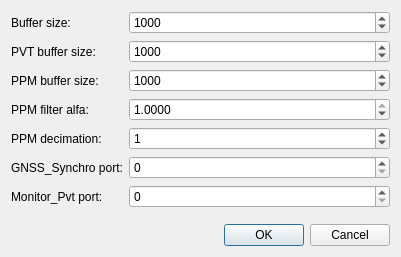
<?xml version="1.0" encoding="UTF-8"?>
<ui version="4.0">
 <class>PreferencesDialog</class>
 <widget class="QDialog" name="PreferencesDialog">
  <property name="geometry">
   <rect>
    <x>0</x>
    <y>0</y>
    <width>401</width>
    <height>257</height>
   </rect>
  </property>
  <property name="windowTitle">
   <string>Preferences</string>
  </property>
  <layout class="QVBoxLayout" name="verticalLayout">
   <item>
    <layout class="QFormLayout" name="formLayout">
     <item row="6" column="0">
      <widget class="QLabel" name="port_gnss_synchro_label">
       <property name="text">
        <string>GNSS_Synchro port:</string>
       </property>
      </widget>
     </item>
     <item row="6" column="1">
      <widget class="QSpinBox" name="port_gnss_synchro_spinBox">
       <property name="maximum">
        <number>65535</number>
       </property>
       <property name="value">
        <number>0</number>
       </property>
      </widget>
     </item>
     <item row="0" column="0">
      <widget class="QLabel" name="buffer_size_label">
       <property name="text">
        <string>Buffer size:</string>
       </property>
      </widget>
     </item>
     <item row="0" column="1">
      <widget class="QSpinBox" name="buffer_size_spinBox">
       <property name="maximum">
        <number>10000</number>
       </property>
       <property name="value">
        <number>1000</number>
       </property>
      </widget>
     </item>
     <item row="7" column="0">
      <widget class="QLabel" name="port_monitor_pvt_label">
       <property name="text">
        <string>Monitor_Pvt port:</string>
       </property>
      </widget>
     </item>
     <item row="7" column="1">
      <widget class="QSpinBox" name="port_monitor_pvt_spinBox">
       <property name="maximum">
        <number>65535</number>
       </property>
      </widget>
     </item>
     <item row="1" column="1">
      <widget class="QSpinBox" name="pvt_buffer_size_spinBox">
       <property name="maximum">
        <number>10000</number>
       </property>
       <property name="value">
        <number>1000</number>
       </property>
      </widget>
     </item>
     <item row="1" column="0">
      <widget class="QLabel" name="pvt_buffer_size_label">
       <property name="text">
        <string>PVT buffer size:</string>
       </property>
      </widget>
     </item>
     <item row="3" column="0">
      <widget class="QLabel" name="ppm_buffer_size_label">
       <property name="text">
        <string>PPM buffer size:</string>
       </property>
      </widget>
     </item>
     <item row="3" column="1">
      <widget class="QSpinBox" name="ppm_buffer_size_spinBox">
       <property name="maximum">
        <number>10000</number>
       </property>
       <property name="value">
        <number>1000</number>
       </property>
      </widget>
     </item>
     <item row="4" column="0">
      <widget class="QLabel" name="ppm_filter_label">
       <property name="text">
        <string>PPM filter alfa:</string>
       </property>
      </widget>
     </item>
     <item row="4" column="1">
      <widget class="QDoubleSpinBox" name="ppm_filter_doubleSpinBox">
       <property name="decimals">
        <number>4</number>
       </property>
       <property name="minimum">
        <double>0.000100000000000</double>
       </property>
       <property name="maximum">
        <double>1.000000000000000</double>
       </property>
       <property name="singleStep">
        <double>0.000100000000000</double>
       </property>
       <property name="value">
        <double>1.000000000000000</double>
       </property>
      </widget>
     </item>
     <item row="5" column="0">
      <widget class="QLabel" name="ppm_decim_label">
       <property name="text">
        <string>PPM decimation:</string>
       </property>
      </widget>
     </item>
     <item row="5" column="1">
      <widget class="QSpinBox" name="ppm_decim_spinBox">
       <property name="maximum">
        <number>10000</number>
       </property>
       <property name="value">
        <number>1</number>
       </property>
      </widget>
     </item>
    </layout>
   </item>
   <item>
    <widget class="QDialogButtonBox" name="buttonBox">
     <property name="orientation">
      <enum>Qt::Horizontal</enum>
     </property>
     <property name="standardButtons">
      <set>QDialogButtonBox::Cancel|QDialogButtonBox::Ok</set>
     </property>
    </widget>
   </item>
  </layout>
 </widget>
 <resources/>
 <connections>
  <connection>
   <sender>buttonBox</sender>
   <signal>accepted()</signal>
   <receiver>PreferencesDialog</receiver>
   <slot>accept()</slot>
   <hints>
    <hint type="sourcelabel">
     <x>248</x>
     <y>254</y>
    </hint>
    <hint type="destinationlabel">
     <x>157</x>
     <y>274</y>
    </hint>
   </hints>
  </connection>
  <connection>
   <sender>buttonBox</sender>
   <signal>rejected()</signal>
   <receiver>PreferencesDialog</receiver>
   <slot>reject()</slot>
   <hints>
    <hint type="sourcelabel">
     <x>316</x>
     <y>260</y>
    </hint>
    <hint type="destinationlabel">
     <x>286</x>
     <y>274</y>
    </hint>
   </hints>
  </connection>
 </connections>
</ui>
